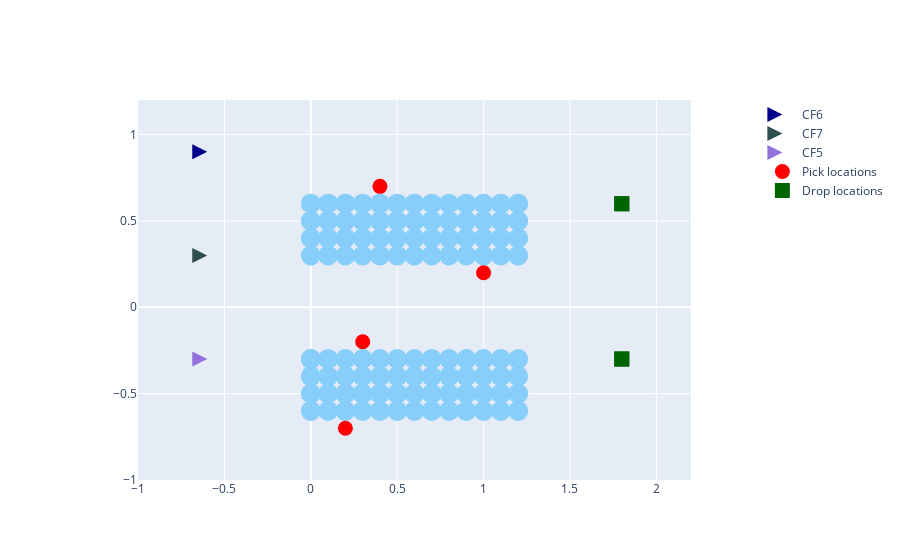
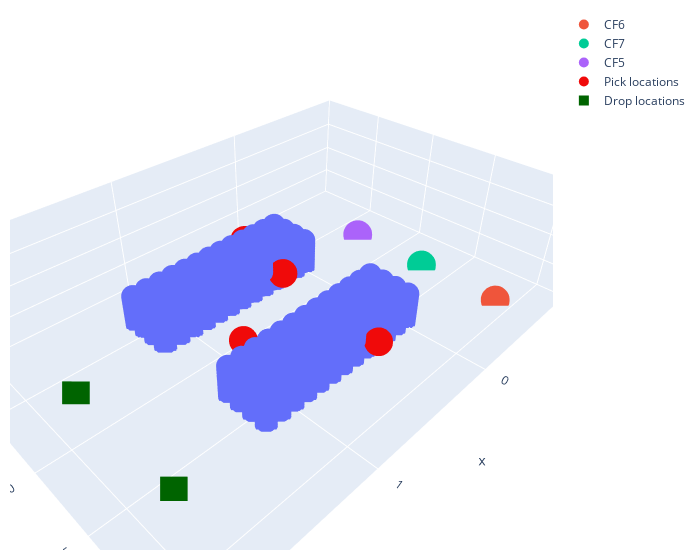

The notebook cell saved with these charts, in order:
### Markdown cell above
#### STEP 3: Implement Multi-Agent Path Finding

### Code cell
# 2D plot of the scene
import plotly.graph_objects as go
fig1 = go.Figure()
fig2 = go.Figure()

sim = Simulation(env=env, fig1=fig1, fig2=fig2)

sim.add_agents(agent_list)
sim.set_task_list(task_list)
sim.init_plot()

### Figure 1 — Plotly figure (JSON) as saved in the notebook; plotly's stock layout.template omitted (floating-point values rounded to 4 significant figures)
{"data": [{"marker": {"color": "LightSkyBlue", "size": 20}, "mode": "markers", "showlegend": false, "type": "scatter", "x": [0, 0, 0, 0, 0, 0.1, 0.1, 0.1, 0.1, 0.2, 0.2, 0.2, 0.2, 0.3, 0.3, 0.3, 0.3, 0.4, 0.4, 0.4, 0.4, 0.5, 0.5, 0.5, 0.5, 0.6, 0.6, 0.6, 0.6, 0.7, 0.7, 0.7, 0.7, 0.8, 0.8, 0.8, 0.8, 0.9, 0.9, 0.9, 0.9, 1, 1, 1, 1, 1.1, 1.1, 1.1, 1.1, 1.2, 1.2, 1.2, 1.2, 0, 0, 0, 0, 0.1, 0.1, 0.1, 0.1, 0.2, 0.2, 0.2, 0.2, 0.3, 0.3, 0.3, 0.3, 0.4, 0.4, 0.4, 0.4, 0.5, 0.5, 0.5, 0.5, 0.6, 0.6, 0.6, 0.6, 0.7, 0.7, 0.7, 0.7, 0.8, 0.8, 0.8, 0.8, 0.9, 0.9, 0.9, 0.9, 1, 1, 1, 1, 1.1, 1.1, 1.1, 1.1, 1.2, 1.2, 1.2, 1.2], "y": [-0.3, -0.3, -0.4, -0.5, -0.6, -0.3, -0.4, -0.5, -0.6, -0.3, -0.4, -0.5, -0.6, -0.3, -0.4, -0.5, -0.6, -0.3, -0.4, -0.5, -0.6, -0.3, -0.4, -0.5, -0.6, -0.3, -0.4, -0.5, -0.6, -0.3, -0.4, -0.5, -0.6, -0.3, -0.4, -0.5, -0.6, -0.3, -0.4, -0.5, -0.6, -0.3, -0.4, -0.5, -0.6, -0.3, -0.4, -0.5, -0.6, -0.3, -0.4, -0.5, -0.6, 0.3, 0.4, 0.5, 0.6, 0.3, 0.4, 0.5, 0.6, 0.3, 0.4, 0.5, 0.6, 0.3, 0.4, 0.5, 0.6, 0.3, 0.4, 0.5, 0.6, 0.3, 0.4, 0.5, 0.6, 0.3, 0.4, 0.5, 0.6, 0.3, 0.4, 0.5, 0.6, 0.3, 0.4, 0.5, 0.6, 0.3, 0.4, 0.5, 0.6, 0.3, 0.4, 0.5, 0.6, 0.3, 0.4, 0.5, 0.6, 0.3, 0.4, 0.5, 0.6]}, {"marker": {"color": "DarkBlue", "size": 15, "symbol": "arrow-right"}, "mode": "markers", "name": "CF6", "type": "scatter", "x": [-0.6], "y": [0.9]}, {"marker": {"color": "DarkSlateGrey", "size": 15, "symbol": "arrow-right"}, "mode": "markers", "name": "CF7", "type": "scatter", "x": [-0.6], "y": [0.3]}, {"marker": {"color": "MediumPurple", "size": 15, "symbol": "arrow-right"}, "mode": "markers", "name": "CF5", "type": "scatter", "x": [-0.6], "y": [-0.3]}, {"marker": {"color": "Red", "size": 15}, "mode": "markers", "name": "Pick locations", "type": "scatter", "x": [0.4, 0.3, 1, 0.2], "y": [0.7, -0.2, 0.2, -0.7]}, {"marker": {"color": "DarkGreen", "size": 15, "symbol": "square"}, "mode": "markers", "name": "Drop locations", "type": "scatter", "x": [1.8, 1.8, 1.8, 1.8], "y": [0.6, -0.3, -0.3, 0.6]}], "layout": {"xaxis": {"constrain": "domain", "range": [-1, 2.2]}, "yaxis": {"range": [-1, 1.2], "scaleanchor": "x", "scaleratio": 1}}}

### Figure 2 — Plotly figure (JSON) as saved in the notebook; plotly's stock layout.template omitted (floating-point values rounded to 4 significant figures; data arrays with more than 128 entries replaced by an {"elided": "..."} marker saying what was removed)
{"data": [{"mode": "markers", "showlegend": false, "type": "scatter3d", "x": {"elided": "1260 float values"}, "y": {"elided": "1260 float values"}, "z": {"elided": "1260 float values"}}, {"marker": {"size": 10, "symbol": "circle"}, "mode": "markers", "name": "CF6", "type": "scatter3d", "x": [-0.6], "y": [0.9], "z": [0.075]}, {"marker": {"size": 10, "symbol": "circle"}, "mode": "markers", "name": "CF7", "type": "scatter3d", "x": [-0.6], "y": [0.3], "z": [0.075]}, {"marker": {"size": 10, "symbol": "circle"}, "mode": "markers", "name": "CF5", "type": "scatter3d", "x": [-0.6], "y": [-0.3], "z": [0.075]}, {"marker": {"color": "rgba(240, 10, 10, 1.0)", "size": 10}, "mode": "markers", "name": "Pick locations", "type": "scatter3d", "x": [0.4, 0.3, 1, 0.2], "y": [0.7, -0.2, 0.2, -0.7], "z": [0.4, 0.4, 0.6, 0.4]}, {"marker": {"color": "rgba(0, 100, 0, 1.0)", "size": 10, "symbol": "square"}, "mode": "markers", "name": "Drop locations", "type": "scatter3d", "x": [1.8, 1.8, 1.8, 1.8], "y": [0.6, -0.3, -0.3, 0.6], "z": [0.1, 0.1, 0.1, 0.1]}], "layout": {"margin": {"b": 10, "l": 10, "r": 20, "t": 10}, "scene": {"xaxis": {"nticks": 6, "range": [-1, 2.2]}, "yaxis": {"nticks": 6, "range": [-1, 1.2]}, "zaxis": {"nticks": 6, "range": [0, 2]}}, "width": 700}}
